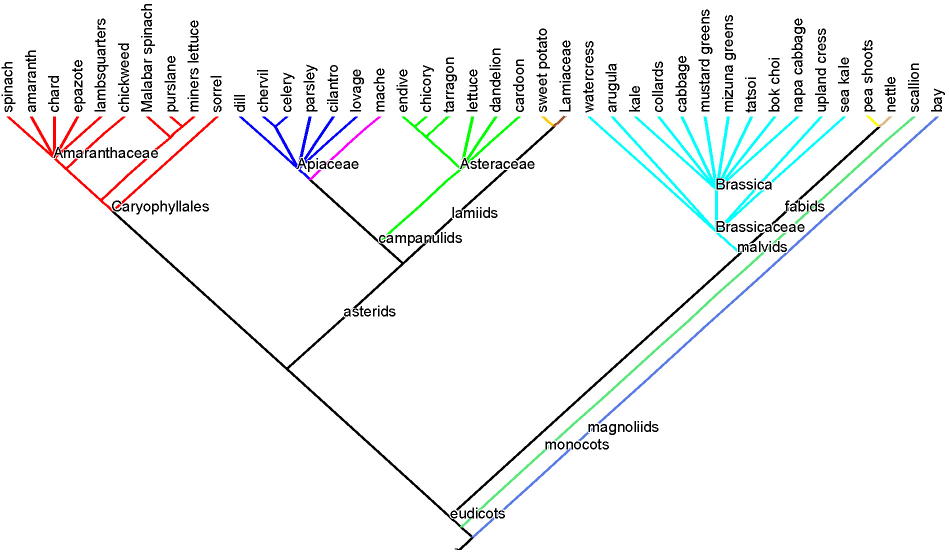
#> input picture images/2013_04_05_greens_phylo1.jpg, 1899 x 1105 px (shown at 1/2 size)
$ python -i tree2.py   (imports and definitions only)   (older library calls are emulated)
#> lines starting #> are read from the running program, lines starting #| are printed output that depends on the picture; after the words box and inside, x2 and y2 are one past the last pixel; in counts of white or black regions, pixels touching at a corner belong together
#> further down, picture is the input picture: shape (1105, 1899, 3); mean B, G, R 245.3, 245.3, 243.7
import cv2
import numpy as np

# [124 lines left out: functions get_points, find_tree_contour, nodes_from_corners, find_neighbors, nodes_from_points, get_points, not called in this run]


def text_contours(img, thresh=0.5, kernel=1, iterations=1):
#> called with thresh = 0.5, kernel = 1, iterations = 1
    img = img.copy()

    gray = cv2.cvtColor(img, cv2.COLOR_BGR2GRAY)
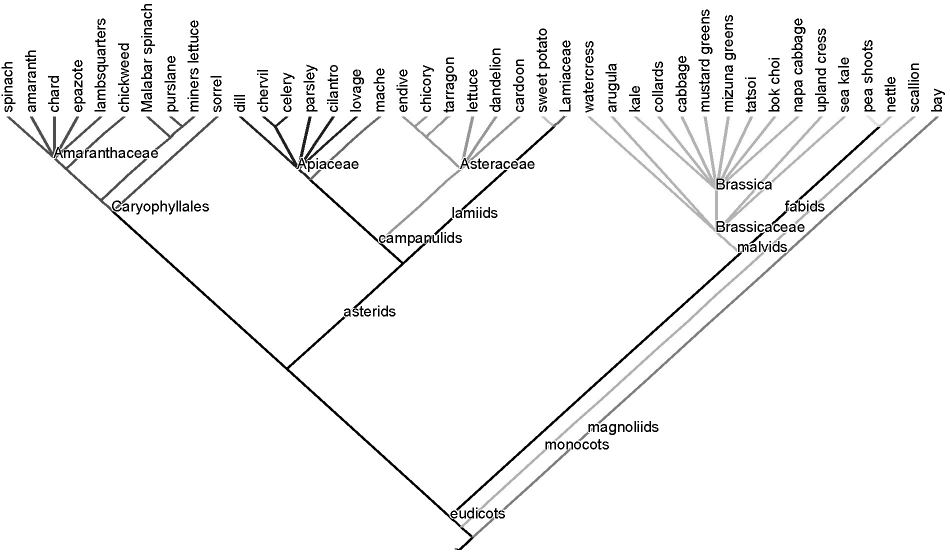
#> gray: shape (1105, 1899) (shown at 1/2 size); min 0, max 255, mean 244.8
    _,thresh = cv2.threshold(gray, 150, 255, cv2.THRESH_BINARY_INV) # threshold
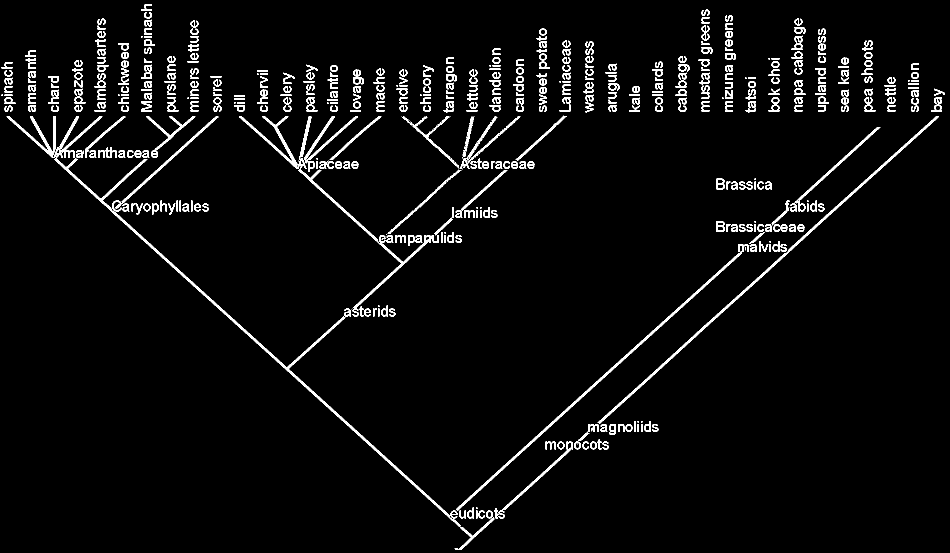
#> thresh: shape (1105, 1899) (shown at 1/2 size); 4% white; 518 white regions (45 under 20 px), largest, box (x1, y1, x2, y2) and area: (108, 311, 922, 1054) 6604, (1195, 233, 1878, 848) 4331, (912, 502, 1484, 1021) 3648
    kernel = cv2.getStructuringElement(cv2.MORPH_CROSS,(3,3))
    dilated = cv2.dilate(thresh,kernel,iterations) # dilate
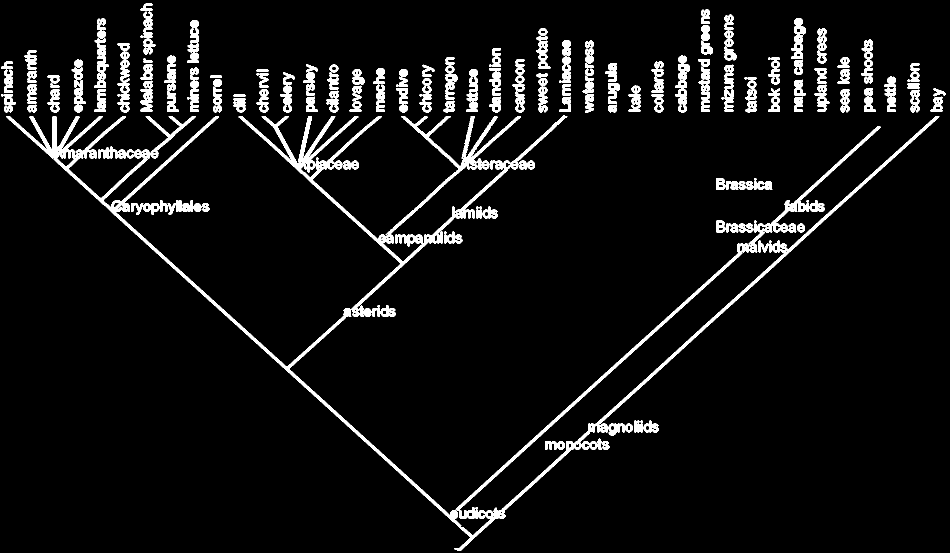
#> dilated: shape (1105, 1899) (shown at 1/2 size); 6.2% white; 314 white regions

#     return dilated
    im2, contours, hierarchy = cv2.findContours(dilated,cv2.RETR_EXTERNAL,cv2.CHAIN_APPROX_NONE) # get contours
#> contours = 314 contours, 27 with area under 20; largest, box (x1, y1, x2, y2) and area: (12, 232, 1879, 1101) 24494, (477, 232, 1042, 634) 15628, (911, 253, 1762, 1038) 8292, (910, 230, 1135, 437) 2246, (291, 232, 392, 317) 1250

    for contour in contours:
        [x,y,w,h] = cv2.boundingRect(contour)
        if h < 5 or w < 5: continue
        #if h > grays[i].shape[0] * 0.5 or w > grays[i].shape[1] * 0.5: continue
        cv2.rectangle(img, (x,y), (x+w,y+h), (255,0,255), 2)
#> this loop made 314 passes
#> (x, y, w, h) on passes 1 to 3: (951, 1014, 5, 5), (1114, 882, 16, 18), (1090, 882, 23, 18)
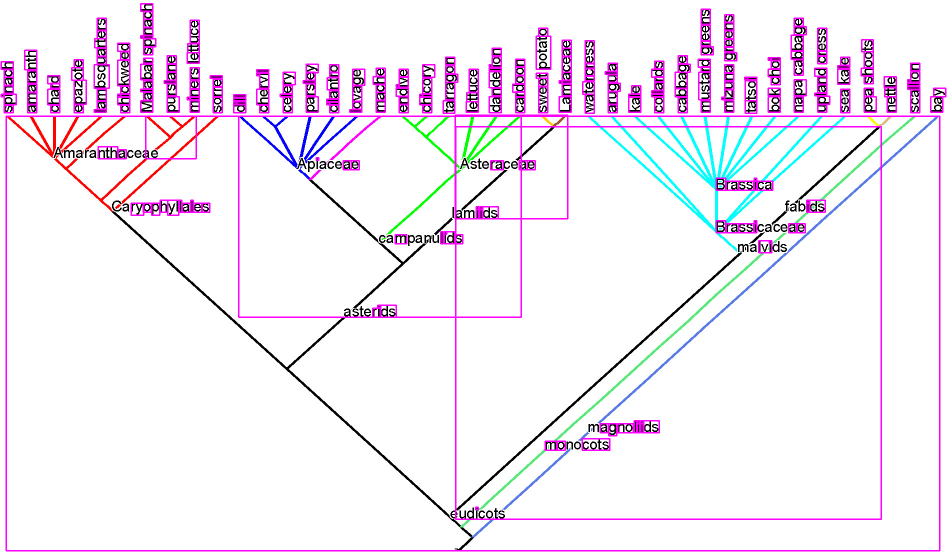
#> img: shape (1105, 1899, 3) (shown at 1/2 size); 4.35% of pixels changed, all inside (x1, y1, x2, y2) = (1, 6, 1893, 1103)

    return img

# [5 lines left out: function get_labels, not called in this run]


def get_connections(img, points, lines, contours):
    # return all pairs ((x1,y1), (x2,y2)) where points are connected by an edge
    pass

# [93 lines left out: functions construct_graph, get_leafs, get_edges, build_tree, not called in this run]

    # get the lines for each labeled point.
    # get first intersection for that point.

>>> import cv2
>>> picture = cv2.imread('images/2013_04_05_greens_phylo1.jpg')
>>> result = text_contours(picture)

$ run again, on images/i-04765695ba4362e1a5b0353cb739f8e8-big HPV tree.jpg
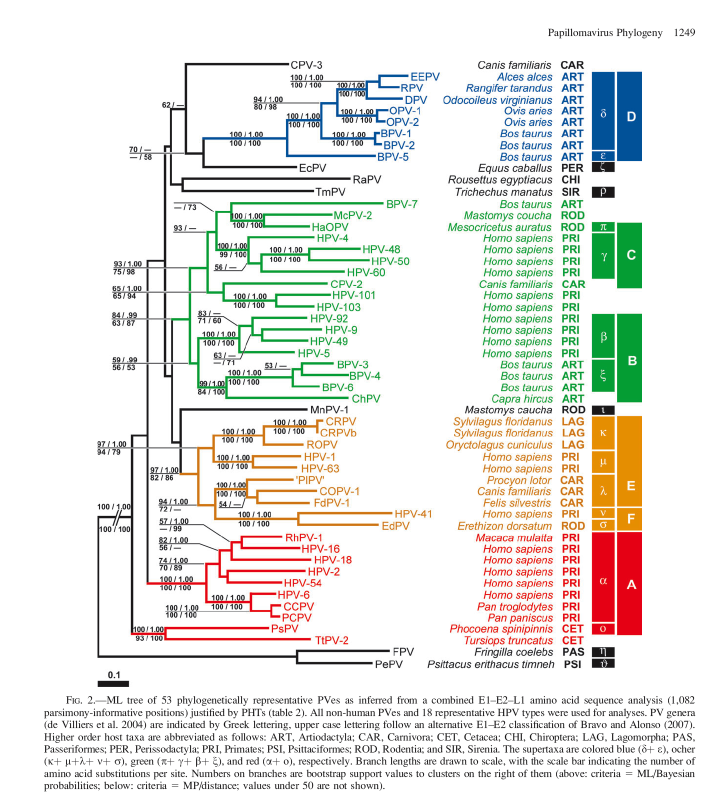
#> input picture images/i-04765695ba4362e1a5b0353cb739f8e8-big HPV tree.jpg, 1412 x 1617 px (shown at 1/2 size)
#> picture is the input picture: shape (1617, 1412, 3); mean B, G, R 227.9, 232.3, 232.5
#> in text_contours, `_,thresh = cv2.threshold(gray, 150, 255, cv2.THRESH_BINARY_INV)`:
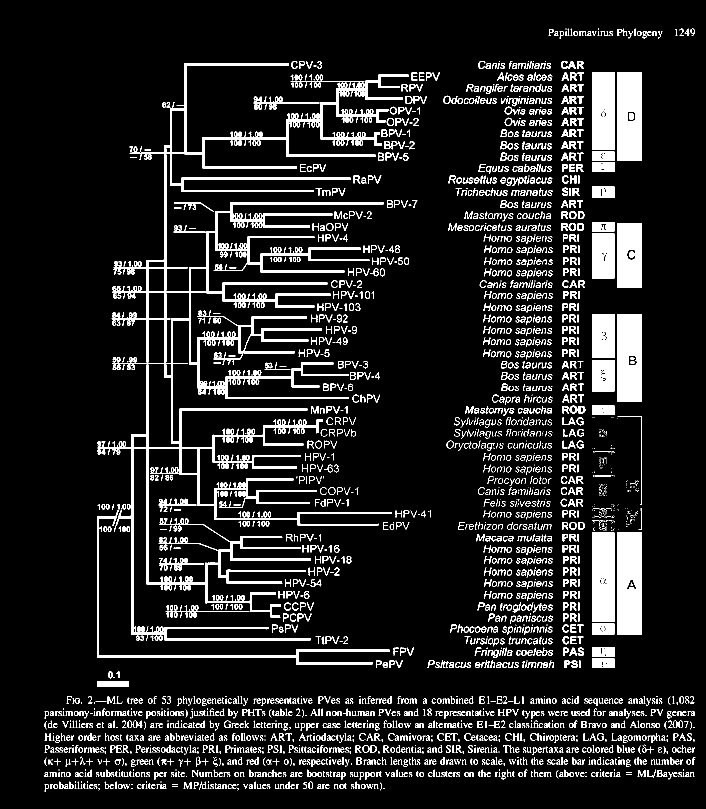
#> thresh: shape (1617, 1412) (shown at 1/2 size); 11% white; 3080 white regions (750 under 20 px), largest, box (x1, y1, x2, y2) and area: (328, 126, 817, 337) 11615, (378, 404, 767, 615) 10343, (1234, 1064, 1284, 1270) 10118
#> dilated: shape (1617, 1412); 18.2% white; 1095 white regions (125 under 20 px)
#> contours = 1091 contours, 161 with area under 20; largest, box (x1, y1, x2, y2) and area: (194, 125, 819, 1283) 134414, (1233, 1063, 1285, 1271) 10555, (1233, 143, 1285, 323) 9127, (1233, 627, 1285, 805) 9025, (1183, 1064, 1230, 1245) 8278
#> the loop in text_contours, `for contour in contours:` made 1091 passes
#> (x, y, w, h) on passes 1 to 3: (766, 1575, 4, 4), (262, 1575, 4, 4), (721, 1567, 37, 12)
#> after the loop in text_contours, `for contour in contours:`:
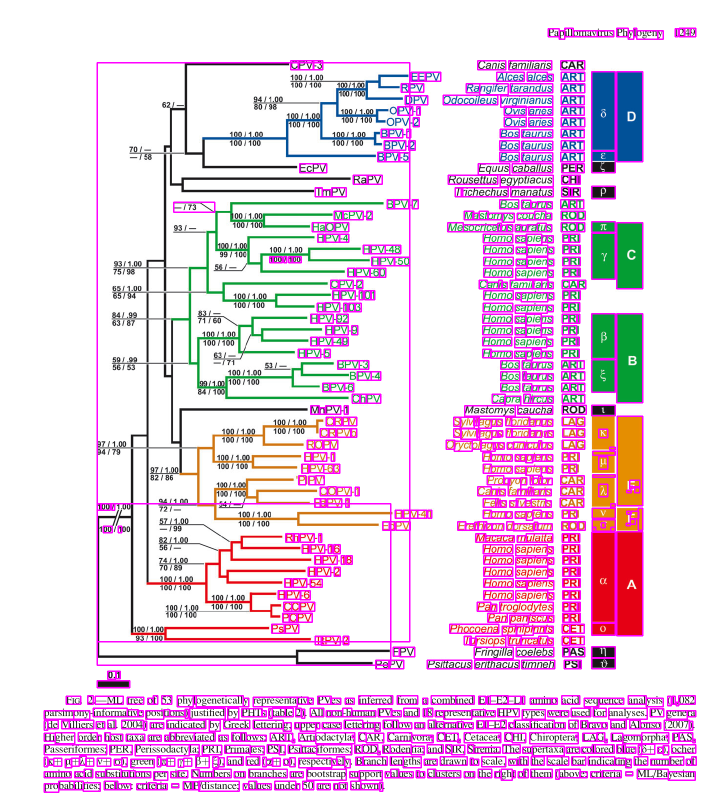
#> img: shape (1617, 1412, 3) (shown at 1/2 size); 9.92% of pixels changed, all inside (x1, y1, x2, y2) = (87, 55, 1394, 1586)

$ run again, on images/ocr_test-european.jpg
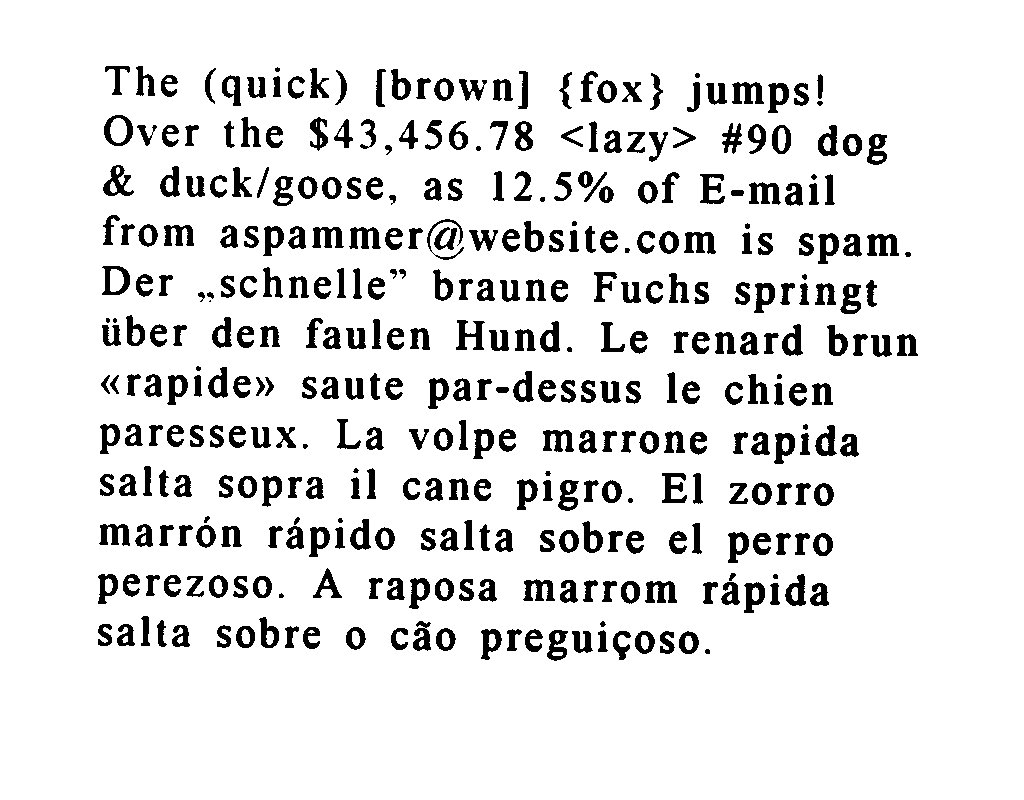
#> input picture images/ocr_test-european.jpg, 1024 x 800 px
#> picture is the input picture: shape (800, 1024, 3); min 0, max 255, mean 229
#> in text_contours, `_,thresh = cv2.threshold(gray, 150, 255, cv2.THRESH_BINARY_INV)`:
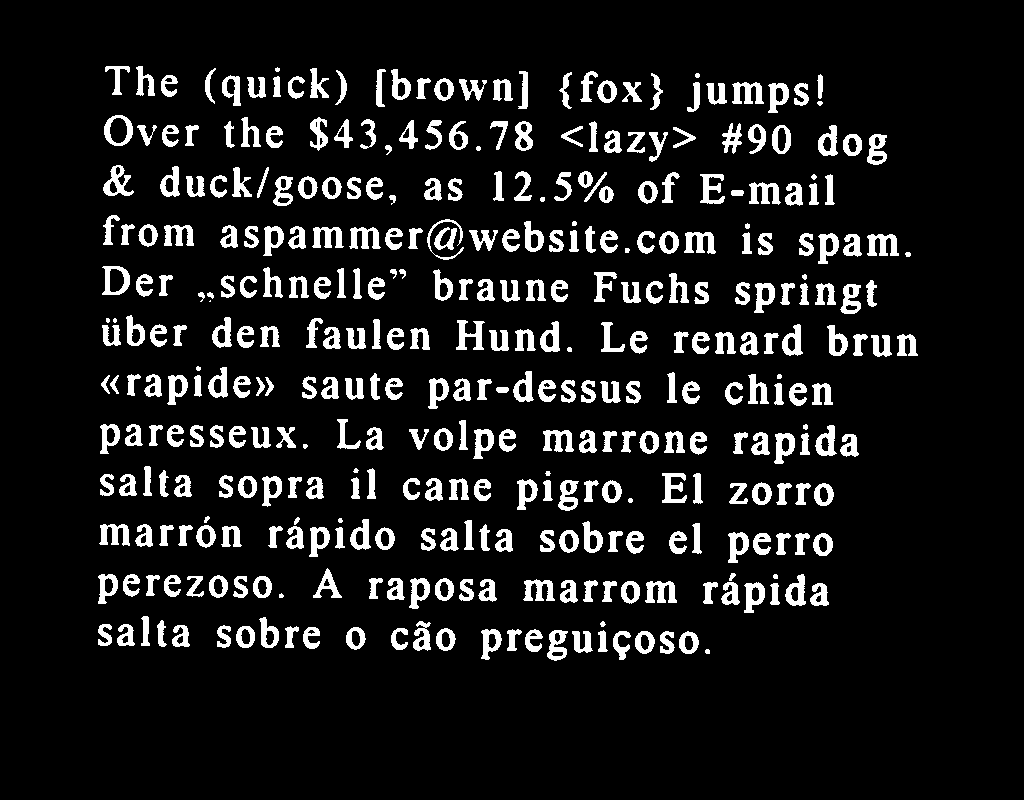
#> thresh: shape (800, 1024); 10.1% white; 375 white regions (5 under 20 px), largest, box (x1, y1, x2, y2) and area: (867, 234, 899, 256) 455, (645, 581, 677, 603) 448, (456, 320, 485, 350) 446
#> dilated: shape (800, 1024); 14.3% white; 365 white regions
#> contours = 365 contours; largest, box (x1, y1, x2, y2) and area: (426, 218, 465, 261) 773, (103, 114, 134, 147) 765, (101, 265, 131, 296) 710, (866, 233, 900, 257) 655, (644, 580, 678, 604) 648
#> the loop in text_contours, `for contour in contours:` made 365 passes
#> (x, y, w, h) on passes 1 to 3: (704, 648, 7, 7), (678, 630, 22, 25), (659, 630, 17, 25)
#> after the loop in text_contours, `for contour in contours:`:
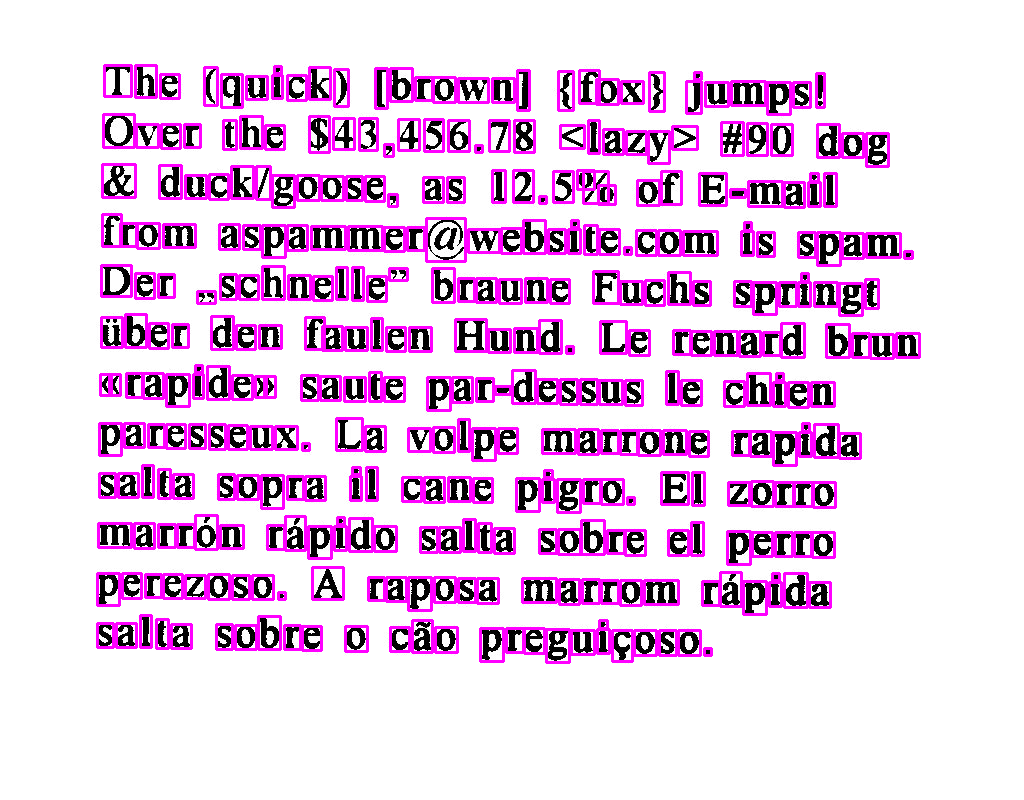
#> img: shape (800, 1024, 3); 11.35% of pixels changed, all inside (x1, y1, x2, y2) = (96, 64, 921, 664); drawn as B, G, R
